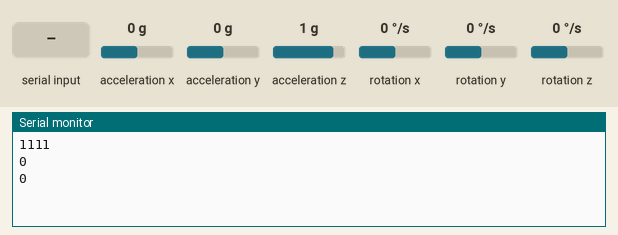
Recording of a sketch running on a simulated Arduino Nano Every. On the bench: the last lines printed to the serial monitor. Wiring (inferred from the names in the program): MPU-6050 motion sensor at I2C address 0x68. The inputs (shaded band) are chosen by the test bench; at power-on: acceleration x 0 g, acceleration y 0 g, acceleration z 1 g, rotation x 0 °/s, rotation y 0 °/s, rotation z 0 °/s.

Above: at 1.5 s.
1.6 s: acceleration x set to -1.4 g
At 2.2 s:
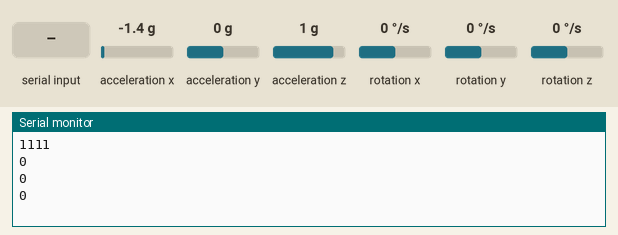
3.1 s: "1" received over the second serial link
At 3.7 s:
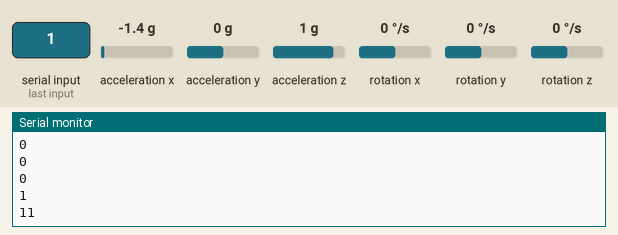
4.6 s: acceleration y set to -1.4 g
At 5.3 s:
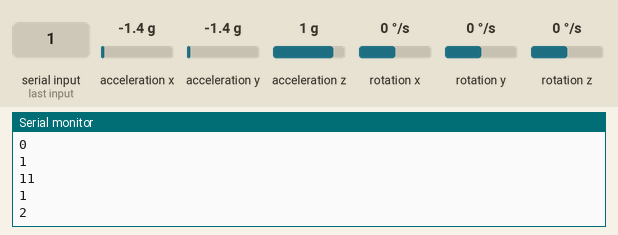
6.1 s: "0" received over the second serial link
At 6.6 s:
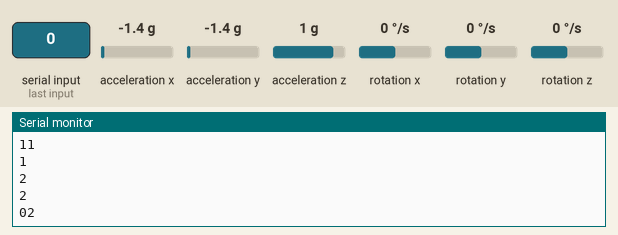
7.6 s: acceleration x set to -0.8 g
At 8.4 s:
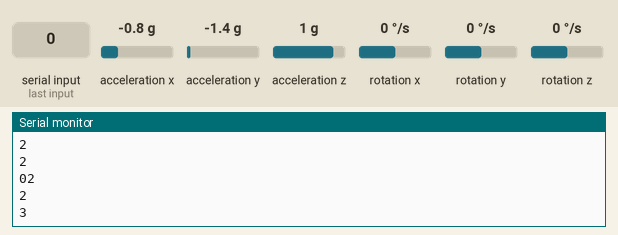
Timing chart, 0 to 10.1 s (numbered marks = the images above; inputs shaded):
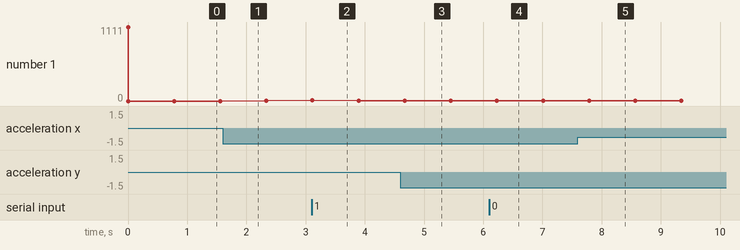

Measured:
- after the input at 3.1 s, the serial monitor: prints a new line at once (image 2)
- after the input at 4.6 s, the serial monitor: prints a new line after 0.07 s (image 3)
- after the input at 6.1 s, the serial monitor: prints a new line after 0.13 s (image 4)
- after the input at 7.6 s, the serial monitor: prints a new line after 0.19 s (image 5)
- plotted number 1: 0 → 1 after the input at 1.6 s, 1 → 2 after the input at 4.6 s, 2 → 3 after the input at 7.6 s

The sketch:

step_wtih_nano.ino
```cpp
//nano every -> master
//at+role1

#include <SoftwareSerial.h>
#include <Wire.h>
//#include <Scheduler.h>
const int MPU_addr=0x68;  // I2C address of the MPU-6050
int16_t AcX,AcY,AcZ,Tmp,GyX,GyY,GyZ;
int steps = 0;
int tmp_AcX;
int tmp_AcY;


SoftwareSerial HM10(4,5); //TX, RX -> arduino nano every 기준 (블루투스 모듈 기준 x)

// ===============================================================
void setup() {
  // BLTH start---------------------------------
  Serial.begin(9600); //PC-아두이노간 통신
  HM10.begin(9600); //아두이노-블루투스모듈간 통신
  // BLTH end---------------------------------

  // accel start----------------------------------
  Wire.begin();
  Wire.beginTransmission(MPU_addr);
  Wire.write(0x6B);  // PWR_MGMT_1 register
  Wire.write(0);     // set to zero (wakes up the MPU-6050)
  Wire.endTransmission(true);
  // accel end---------------------------------

  Serial.println(1111);

//    while(Serial.available()){
////    Serial.write(Serial.read());
//    HM10.write(Serial.read());
//  }
//
//
//  //블루투스모듈 -> 아두이노 -> 노트북
//  while(HM10.available()){
//    Serial.write(HM10.read());
////    Serial.print(HM10.read());
//  }


//  HM10.write("AT");
//  while(1){
//    HM10.write("AT+START");
//    Sti
//    while(HM10.available()){
//
//    }
//  }
}
// ==================================================================

void loop() {
  //노트북 -> 아두이노 -> 블루투스

  while(Serial.available()){
////    Serial.write(Serial.read());
    HM10.write(Serial.read());
  }
//
//
//  //블루투스모듈 -> 아두이노 -> 노트북
  while(HM10.available()){
    Serial.write(HM10.read());
//    Serial.print(HM10.read());
  }

// ------------------------------------------------------------

  Wire.beginTransmission(MPU_addr);
  Wire.write(0x3B);  // starting with register 0x3B (ACCEL_XOUT_H)
  Wire.endTransmission(false);
  Wire.requestFrom(MPU_addr,14,true);  // request a total of 14 registers
  AcX=Wire.read()<<8|Wire.read();  // 0x3B (ACCEL_XOUT_H) & 0x3C (ACCEL_XOUT_L)
  AcY=Wire.read()<<8|Wire.read();  // 0x3D (ACCEL_YOUT_H) & 0x3E (ACCEL_YOUT_L)
  AcZ=Wire.read()<<8|Wire.read();  // 0x3F (ACCEL_ZOUT_H) & 0x40 (ACCEL_ZOUT_L)
  Tmp=Wire.read()<<8|Wire.read();  // 0x41 (TEMP_OUT_H) & 0x42 (TEMP_OUT_L)
  GyX=Wire.read()<<8|Wire.read();  // 0x43 (GYRO_XOUT_H) & 0x44 (GYRO_XOUT_L)
  GyY=Wire.read()<<8|Wire.read();  // 0x45 (GYRO_YOUT_H) & 0x46 (GYRO_YOUT_L)
  GyZ=Wire.read()<<8|Wire.read();  // 0x47 (GYRO_ZOUT_H) & 0x48 (GYRO_ZOUT_L)

  if (   (abs(tmp_AcX - AcX) > 3000)   ||    (  abs( tmp_AcY - AcY ) > 3000)    ){
                steps++;
             }
  Serial.println(steps);
  tmp_AcX = AcX;
  tmp_AcY = AcY;
  delay(777);


//  HM10.println(steps);


}
```
